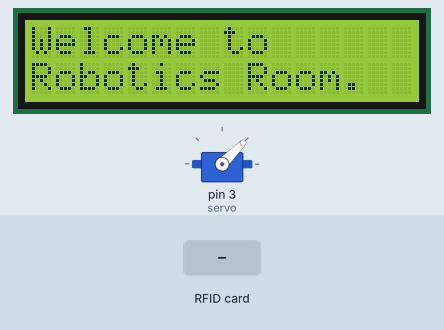
A sketch run on a simulated Arduino Uno, built with avr-gcc and run on an emulated ATmega328P. Shown: servo, 16×2 character LCD. Inputs (shaded band) come from the test bench.

Above: at 1.6 s.
1.7 s: RFID card B9 02 56 73 held to the reader
At 2.9 s:
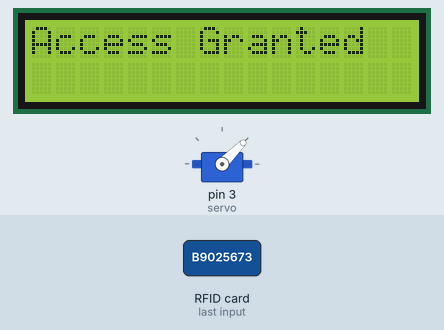
4.7 s: RFID card 3D BE 40 52 held to the reader
At 7.1 s:
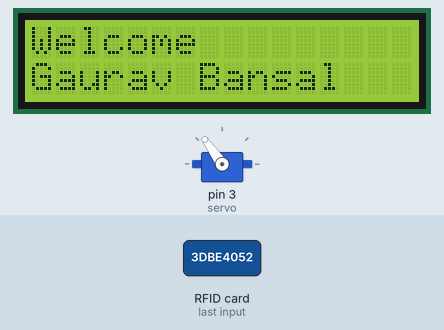
7.7 s: RFID card B5 1C 1A 77 held to the reader
At 8.6 s:
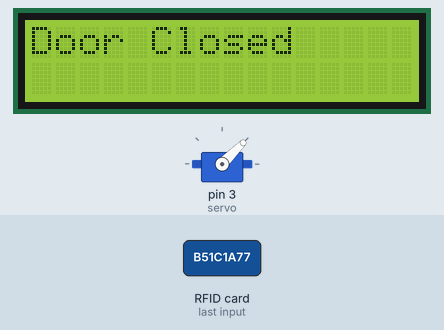
10.7 s: RFID card 5E 7A 19 C4 held to the reader
At 12.2 s:
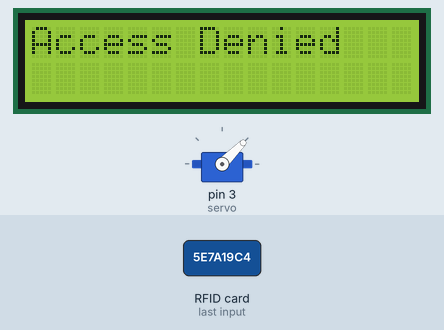
Timing chart, 0 to 13.7 s (numbered marks = the images above; inputs shaded):
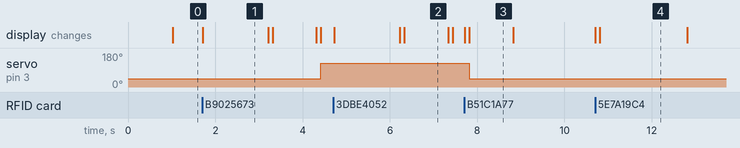

Measured:
- after the input at 1.7 s, servo on pin 3 (servo): 45° → 125° after 2.7 s; the display: changes at once (image 1)
- after the input at 4.7 s, the display: first changes at once (image 2 shows a later state)
- after the input at 7.7 s, servo on pin 3 (servo): 125° → 45° after 0.12 s; the display: first changes at once (image 3 shows a later state)
- after the input at 10.7 s, the display: first changes at once (image 4 shows a later state)
- what the display in image 1 shows lasts 1.5 s, from 1.7 s to 3.2 s
- what the display in image 2 shows lasts 1.0 s, from 6.3 s to 7.3 s
- what the display in image 4 shows lasts 2.0 s, from 10.8 s to 12.8 s

The sketch:

automated_door_lock.ino
```cpp
#include<Servo.h>
Servo servo;
#define SS_PIN 15 //D8
#define RST_PIN 9
#include <SPI.h>
#include <MFRC522.h>
#include <LiquidCrystal.h>
MFRC522 mfrc522(SS_PIN, RST_PIN); // Create MFRC522 instance.
int statuss = 0;
int out = 0;
LiquidCrystal lcd(9, 10, 2, 4, 5, 1); //These are the nos. of the gpios corresponding to the nodemcu
int len = 2;
int count[] = {0, 0};
int p = 0, turn = 0;
unsigned long int t = 0;
void setup()
{
  Serial.begin(9600); // Initiate a serial communication
  servo.attach(3);
  servo.write(45);
  SPI.begin(); // Initiate SPI bus
  mfrc522.PCD_Init(); // Initiate MFRC522
  lcd.begin(16, 2);
  lcd.clear();
  lcd.print("Welcome to");
  lcd.setCursor(0, 1);
  lcd.print("Robotics Room");
}
String card_id[2] = {"B9 02 56 73", "3D BE 40 52"};
String card_id_person[2] = {"Santanu Banerjee", "Gaurav Bansal"};
String close_id = "B5 1C 1A 77";
void loop()
{
  p = 0;
  for ( int j = 0; j < 2; j++)
  {
    if (count[j] == 1)
      p++;
  }
  if (millis() - t > 1000 && p == 0)
  {
    lcd.clear();
    lcd.setCursor(0, 0);
    lcd.print("Welcome to");
    lcd.setCursor(0, 1);
    lcd.print("Robotics Room.");
  }
  else if (millis() - t > 2000 && turn == 0)
  {
    turn = 1;
    lcd.clear();
    lcd.setCursor(0, 0);
    lcd.print("Welcome to");
    lcd.setCursor(0, 1);
    lcd.print("Robotics Room.");
    t = millis();
  }
  else if (millis() - t > 1000 && turn == 1)
  {
    turn = 0;
    lcd.clear();
    lcd.print("No. of persons=");
    lcd.setCursor(0, 1);
    lcd.print(" ");
    lcd.print(p);
    t = millis();
  }
  // Look for new cards
  if ( ! mfrc522.PICC_IsNewCardPresent())
  {
    return;
  }
  // Select one of the cards
  if ( ! mfrc522.PICC_ReadCardSerial())
  {
    return;
  }
  //Show UID on serial monitor
  //Serial.println();
  //Serial.print(" UID tag :");
  String content = "";
  byte letter;
  for (byte i = 0; i < mfrc522.uid.size; i++)
  {
    //Serial.print(mfrc522.uid.uidByte[i] < 0x10 ? " 0" : " ");
    //Serial.print(mfrc522.uid.uidByte[i], HEX);
    content.concat(String(mfrc522.uid.uidByte[i] < 0x10 ? " 0" : " "));
    content.concat(String(mfrc522.uid.uidByte[i], HEX));
  }
  content.toUpperCase();
  //Serial.println();
  int i;
  for (i = 0; i < len; i++)
  {
    if (content.substring(1) == close_id)
    {
      lcd.clear();
      delay(100);
      lcd.print("Door Closed");
      t = millis();
      servo.write(45);
      p = 0;
      for (int j = 0; j < len; j++)
        count[j] = 0;
      break;
    }
    else if (content.substring(1) == card_id[i]) //change UID of the card that you want to give access
    {
      lcd.clear();
      lcd.setCursor(0, 0);
      lcd.print("Access Granted");
      delay(1500);
      lcd.clear();
      delay(100);
      lcd.setCursor(0, 0);
      if (count[i] == 0)
      {
        lcd.print("Welcome");
        lcd.setCursor(0, 1);
        lcd.print(card_id_person[i]);
        delay(1000);
        lcd.clear();
        delay(100);
        if ( p == 0 )
          lcd.print("Opening door..");
        else
          lcd.print("Door open.Go in.");
        t = millis();
        //lcd.clear();
        count[i] = 1;
        servo.write(125);
      }
      else if (count[i] == 1)
      {
        lcd.print("Thanks");
        lcd.setCursor(0, 1);
        lcd.print("For Visit");
        delay(1000);
        lcd.clear();
        delay(100);
        lcd.print("GoodBye");
        lcd.setCursor(0, 1);
        lcd.print(card_id_person[i]);
        delay(1000);
        lcd.clear();
        delay(100);
        if (p == 1)
          lcd.print("Close door");
        t = millis();
        count[i] = 0;
        if (p == 1)
          servo.write(45);
      }

      break;
    }
  }
  if (i == len)
  {
    lcd.clear();
    delay(100);
    lcd.print("Access Denied");
    delay(2000);
  }
}
```
